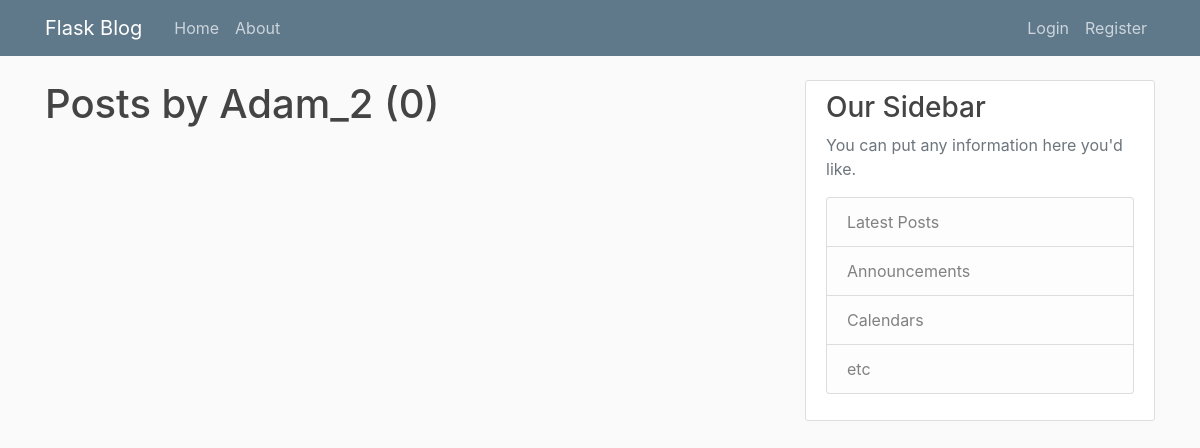
The app's page /user/Adam_2, older data.
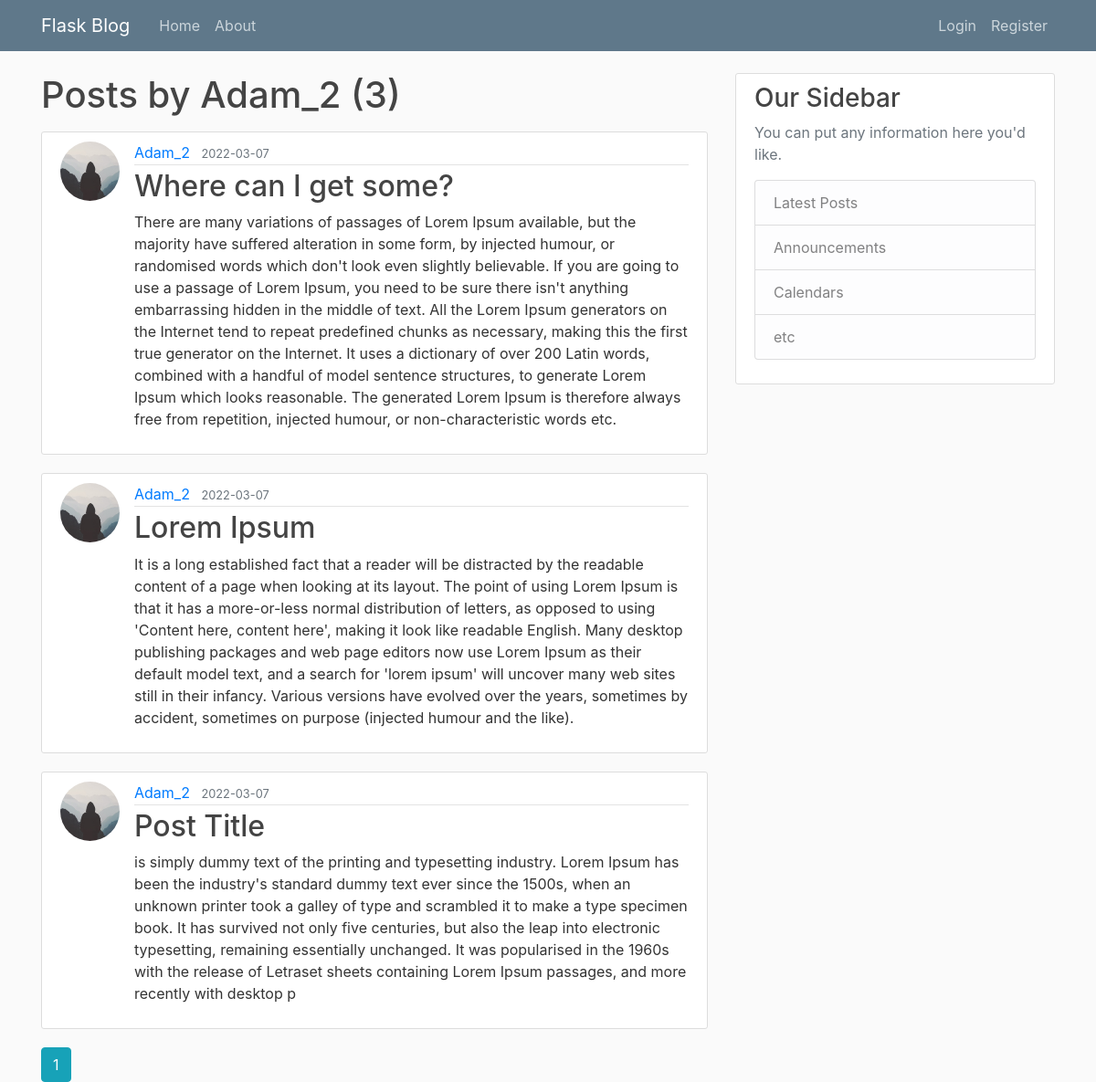
The same page, newer data.
### flaskblog/models.py (models this page shows, shortened)
class User(db.Model, UserMixin):
    id = db.Column(db.Integer, primary_key=True)
    username = db.Column(db.String(20), unique=True, nullable=False)
    email = db.Column(db.String(120), unique=True, nullable=False)
    image_file = db.Column(db.String(20), nullable=False, default='default.jpg')
    password = db.Column(db.String(60), nullable=False)
    posts = db.relationship('Post', backref='author', lazy=True)

class Post(db.Model):
    id = db.Column(db.Integer, primary_key=True)
    title = db.Column(db.String(100), nullable=False)
    date_posted = db.Column(db.DateTime, nullable=False, default=datetime.utcnow)
    content = db.Column(db.Text, nullable=False)
    user_id = db.Column(db.Integer, db.ForeignKey('user.id'), nullable=False)

### flaskblog/routes.py (the view)
@app.route("/user/<string:username>")
def user_posts(username):
    page = request.args.get('page', 1, type=int)
    user = User.query.filter_by(username=username).first_or_404()
    posts = Post.query.filter_by(author=user)\
        .order_by(Post.date_posted.desc())\
        .paginate(per_page=5, page=page)
    return render_template('user_posts.html', posts=posts, user=user)

### flaskblog/templates/user_posts.html
{% extends "layout.html" %}
{% block content %}
    <h1 class="mb-3">Posts by {{ user.username }} ({{ posts.total }})</h1>
    {% for post in posts.items %}
        <article class="media content-section">
            <img class="rounded-circle article-img" src="{{ url_for('static', filename='profile_pics/' + post.author.image_file) }}">
            <div class="media-body">
            <div class="article-metadata">
                <a class="mr-2" href="{{url_for('user_posts', username=post.author.username)}}">{{ post.author.username }}</a>
                <small class="text-muted">{{ post.date_posted.strftime('%Y-%m-%d') }}</small>
            </div>
            <h2><a class="article-title" href="{{ url_for('post', post_id=post.id) }}">{{ post.title }}</a></h2>
            <p class="article-content">{{ post.content }}</p>
            </div>
        </article>
    {% endfor %}
    {% for page_num in posts.iter_pages(left_edge=1, right_edge=1, left_current=1, right_current=2) %}
        {% if page_num %}
            {% if posts.page == page_num %}
                <a class="btn btn-info mb4" href="{{ url_for('user_posts', username = user.username, page=page_num) }}">{{ page_num }}</a>
            {% else %}
                <a class="btn btn-outline-info mb4" href="{{ url_for('user_posts', username = user.username, page=page_num) }}">{{ page_num }}</a>
            {% endif %}
        {% else %}
            ...
        {% endif %}
    {% endfor %}
{% endblock content %}

### flaskblog/templates/layout.html (shortened to what this page needs)
<!DOCTYPE html>
<html lang="en">
<head>
    <link rel="stylesheet" href="https://cdn.jsdelivr.net/npm/bootstrap@4.3.1/dist/css/bootstrap.min.css">
    <link rel="stylesheet" type="text/css" href="{{ url_for('static', filename='main.css' ) }}">
</head>
<body>
    <header class="site-header">
        <nav class="navbar navbar-expand-md navbar-dark bg-steel fixed-top">
          <div class="container">
            <a class="navbar-brand mr-4" href="/">Flask Blog</a>
            <div class="collapse navbar-collapse" id="navbarToggle">
              <div class="navbar-nav mr-auto">
                <a class="nav-item nav-link" href="{{ url_for('home') }} ">Home</a>
                <a class="nav-item nav-link" href="{{ url_for('about') }}">About</a>
              </div>
              <div class="navbar-nav">
                {% if current_user.is_authenticated %}
                <a class="nav-item nav-link" href="{{ url_for('new_post') }}">New Post</a>
                <a class="nav-item nav-link" href="{{ url_for('account') }}">Account</a>
                <a class="nav-item nav-link" href="{{ url_for('logout') }}">Logout</a>
                {% else %}
                  <a class="nav-item nav-link" href="{{ url_for('login') }}">Login</a>
                  <a class="nav-item nav-link" href="{{ url_for('register') }}">Register</a>
                {% endif %}
              </div>
            </div>
          </div>
        </nav>
      </header>
      <main role="main" class="container">
        <div class="row">
          <div class="col-md-8">
            {% block content %}{% endblock %}
          </div>
          <div class="col-md-4">
            <div class="content-section">
              <h3>Our Sidebar</h3>
              <p class='text-muted'>You can put any information here you'd like.
                <ul class="list-group">
                  <li class="list-group-item list-group-item-light">Latest Posts</li>
                  <li class="list-group-item list-group-item-light">Announcements</li>
                  <li class="list-group-item list-group-item-light">Calendars</li>
                  <li class="list-group-item list-group-item-light">etc</li>
                </ul>
              </p>
            </div>
          </div>
        </div>
      </main>
</body>
</html>

### flaskblog/static/main.css (style rules this page uses)
body { background: #fafafa; color: #333333; margin-top: 5rem; }
h1, h2, h3, h4, h5, h6 { color: #444444; }
.bg-steel { background-color: #5f788a; }
.site-header .navbar-nav .nav-link { color: #cbd5db; }
.content-section { background: #ffffff; padding: 10px 20px; border: 1px solid #dddddd; border-radius: 3px; margin-bottom: 20px; }
.article-title { color: #444444; }
.article-content { white-space: pre-line; }
.article-img { height: 65px; width: 65px; margin-right: 16px; }
.article-metadata { padding-bottom: 1px; margin-bottom: 4px; border-bottom: 1px solid #e3e3e3 }

Row changes from the older to the newer data that the page shows:
added Post: image_file (placeholder picture), author.username "Adam_2", date_posted "2022-03-07", title "Where can I get some?", content "There are many variations of passages of Lorem Ipsum available, but the majority have suffered alteration in some form, by injected humour, or randomised words which don't look even slightly believable. If you are going to use a passage of Lorem Ipsum, you need to be sure there isn't anything embarrassing hidden in the middle of text. All the Lorem Ipsum generators on the Internet tend to repeat predefined chunks as necessary, making this the first true generator on the Internet. It uses a dictionary of over 200 Latin words, combined with a handful of model sentence structures, to generate Lorem Ipsum which looks reasonable. The generated Lorem Ipsum is therefore always free from…"
added Post: image_file (placeholder picture), author.username "Adam_2", date_posted "2022-03-07", title "Lorem Ipsum", content "It is a long established fact that a reader will be distracted by the readable content of a page when looking at its layout. The point of using Lorem Ipsum is that it has a more-or-less normal distribution of letters, as opposed to using 'Content here, content here', making it look like readable English. Many desktop publishing packages and web page editors now use Lorem Ipsum as their default model text, and a search for 'lorem ipsum' will uncover many web sites still in their infancy. Various versions have evolved over the years, sometimes by accident, sometimes on purpose (injected humour and the like)."
added Post: image_file (placeholder picture), author.username "Adam_2", date_posted "2022-03-07", title "Post Title", content "is simply dummy text of the printing and typesetting industry. Lorem Ipsum has been the industry's standard dummy text ever since the 1500s, when an unknown printer took a galley of type and scrambled it to make a type specimen book. It has survived not only five centuries, but also the leap into electronic typesetting, remaining essentially unchanged. It was popularised in the 1960s with the release of Letraset sheets containing Lorem Ipsum passages, and more recently with desktop p"
Text that changed along with them:
{{ posts.total }}: "0" → "3"
new list line: "1"
